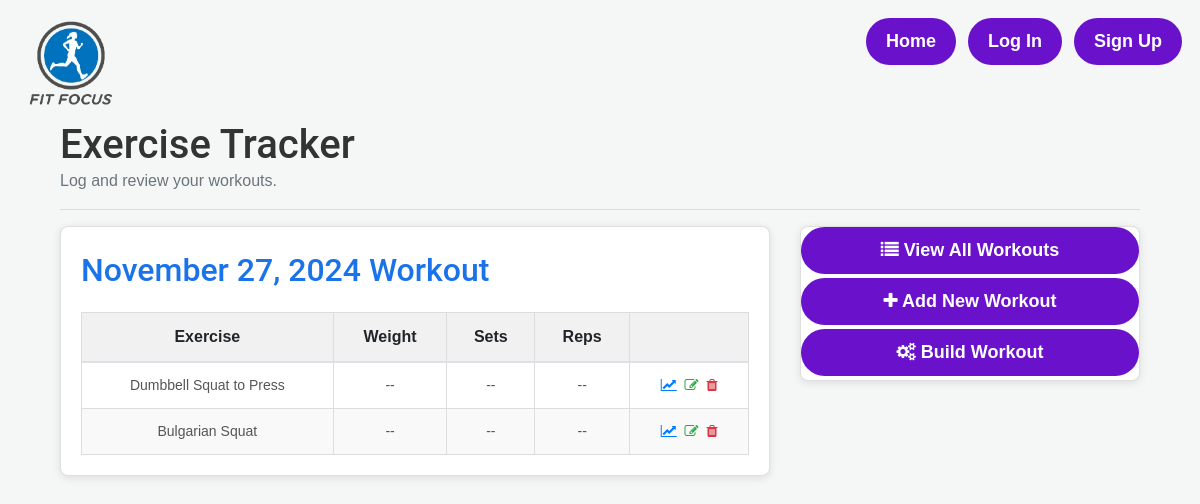
The page /exlog/log/3/ on the database its author committed.
### Exercise_tracker/models.py (models this page shows, shortened)
class ExerciseLog(models.Model):
    user = models.ForeignKey(User, on_delete=models.CASCADE)
    date = models.DateField(default=timezone.now)

class Exercise(models.Model):
    exercise_log = models.ForeignKey(ExerciseLog, on_delete=models.CASCADE)
    alpha_num_dash = RegexValidator(r'^[0-9a-zA-Z\-\s]*$', 'Only alphanumeric characters and dashes are allowed.')
    exercise_name = models.CharField(max_length=32, validators=[alpha_num_dash])
    num_sets = models.PositiveIntegerField()
    num_reps = models.PositiveIntegerField()
    exercise_weight = models.PositiveIntegerField()

### Exercise_tracker/views.py (the view)
# urls.py: path('log/<int:pk>/', ExlogDetailView.as_view(), name='exlog-detail'),
class ExlogDetailView(DetailView):
    model = ExerciseLog
    context_object_name = "exlog"
    def get_context_data(self, **kwargs):
        context = super().get_context_data(**kwargs)
        context['exercises'] = Exercise.objects.filter(exercise_log=self.object).iterator()
        return context

### Exercise_tracker/templates/Exercise_tracker/exerciselog_detail.html (shortened to what this page needs)
{% extends "Exercise_tracker/base.html" %}
{% load static %}
{% block content%}
<article class="card">
    <div class="card-body">
        <div class="card-title">
                <h2 class="mt-1 mb-2">{{ exlog.date | date:"F d, Y"}} Workout</h2>
        </div>
        <table class="table table-sm table-bordered card-text">
                <thead>
                    <tr>
                        <th>Exercise</th>
                        <th>Weight</th>
                        <th>Sets</th>
                        <th>Reps</th>
                        <th></th>
                    </tr>
                </thead>
                <tbody>
                    {% for exercise in exercises%}
                        {% if exercise.exercise_log == exlog %}
                        <tr>
                            <td>{{ exercise.exercise_name }}</td>
                            <td>
                                {% if exercise.exercise_weight != 0 %}
                                    {{ exercise.exercise_weight }} lbs
                                {% else %}
                                    --
                                {% endif %}
                            </td>
                            <td>
                                {% if exercise.num_sets != 0 %}
                                    {{ exercise.num_sets }}
                                {% else %}
                                    --
                                {% endif %}
                            </td>
                            <td>
                                {% if exercise.num_reps != 0 %}
                                    {{ exercise.num_reps }}
                                {% else %}
                                    --
                                {% endif %}
                            </td>
                            <td>
                                <a href="/results?ex={{exercise.exercise_name}}" class="text-primary pr-1"><i class="fa fa-line-chart"></i></a>
                                <a href="{% url 'exlog-update-exercise' exercise.id %}" class="text-success pr-1"><i class="fa fa-edit"></i></a>
                                <a href="{% url 'exlog-delete-exercise' exercise.id %}" class="text-danger"><i class="fa fa-trash"></i></a>
                            </td>
                        </tr>
                        {% endif %}
                    {% endfor %}
                </tbody>
            </table>
    </div>
</article>
{% endblock content %}

### Exercise_tracker/static/Exercise_tracker/base.css (style rules this page uses)
body { font-family: 'Arial', sans-serif; background-color: #f4f7f6; color: #333; margin: 0; padding: 0; }
.card { background-color: #fff; border-radius: 8px; box-shadow: 0 2px 8px rgba(0, 0, 0, 0.1); margin-bottom: 20px; transition: transform 0.3s, box-shadow 0.3s; }
.card-body { padding: 20px; }
.card-title { display: flex; justify-content: space-between; align-items: center; font-size: 1.5rem; color: #1a73e8; font-weight: bold; }
.table { width: 100%; margin-top: 15px; border-collapse: collapse; }
.table th, .table td { padding: 12px 15px; text-align: center; border: 1px solid #ddd; }
.table thead { background-color: #f1f1f1; font-weight: bold; }
.table tbody tr:nth-child(even) { background-color: #f9f9f9; }
.table td { font-size: 0.875rem; color: #555; }
h1, h2, h3 { font-family: 'Roboto', sans-serif; }

### rows shown on the page
ExerciseLog: date "November 27, 2024"
Exercise: exercise_name "Dumbbell Squat to Press"
Exercise: exercise_name "Bulgarian Squat"
